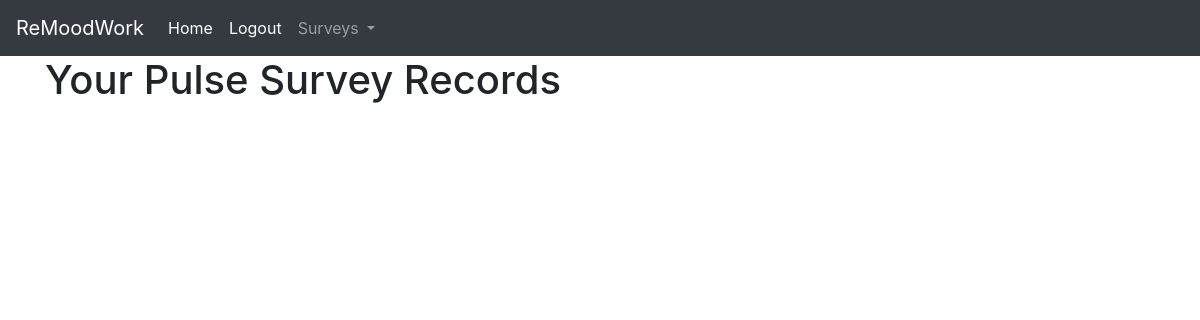
Page / (signed in) on the earlier database version.
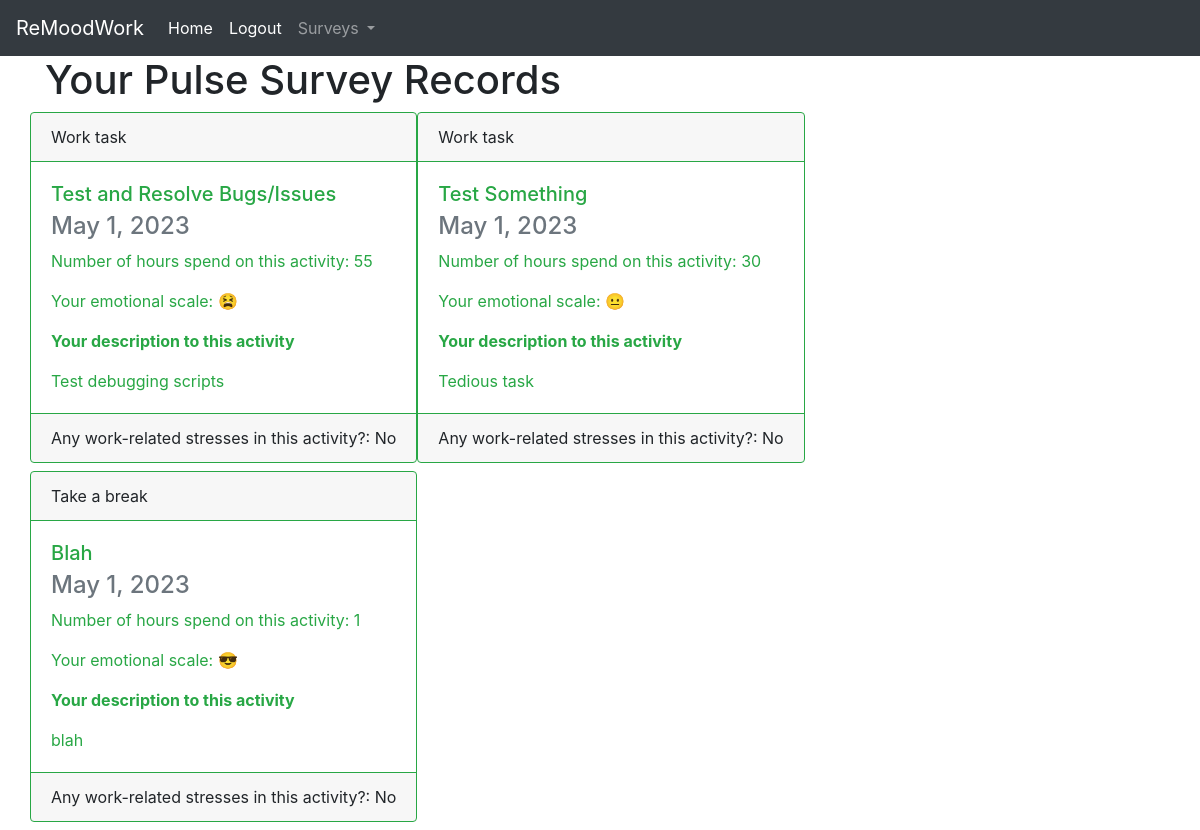
Same page on the later database version.
### workrecords/models.py (models this page shows, shortened)
class PulseSurvey(models.Model):
    ACTIVITY_TYPE_CHOICES = (
        ("WT", "Work task"),
        ("TB", "Take a break"),
        ("DFV", "Day off/vacation")
    )
    EMOJI_STATUS_CHOICE = (
        ("happy", "\N{grinning face}"),
        ("tired", "\N{tired face}"),
        ("illness", "\N{face with thermometer}"),
        ("taking_break_or_vacation", "\N{smiling face with sunglasses}"),
        ("sleeping", "\N{sleeping face}"),
        ("need_help", "\N{confused face}"),
        ("upset", "\N{crying face}"),
        ("normal", "\N{neutral face}")
    )
    WORK_STRESSOR_STATUS_CHOICE = (
        ('YES', 'Yes'),
        ('NO', 'No')
    )
    activity_name = models.CharField(max_length=205)
    activity_type = models.CharField(max_length=20, choices=ACTIVITY_TYPE_CHOICES)
    num_hours = models.CharField(max_length=10)
    emotional_rate_status = models.CharField(max_length=35, choices=EMOJI_STATUS_CHOICE)
    activity_description = models.TextField(blank=True, null=True)
    work_stressor_status = models.CharField(max_length=5, choices=WORK_STRESSOR_STATUS_CHOICE)
    activity_created = models.DateField(auto_now_add=True)
    employee = models.ForeignKey(Employee, on_delete=models.CASCADE, related_name='pulse_survey')

### workrecords/views.py (the view, shortened to what this page needs)
# urls.py: path('', views.home_view, name='remoodwork-home'),
def home_view(request):
    pulse_survey_records, employees_with_same_company_name, employer_exists, employee_exists = [None]*4
    company_name_title = ''
    food_item_lists = None
    employer = None
    if request.user.id:
        curr_user = User.objects.get(pk=request.user.id)
        employer_exists, employee_exists = Employer.objects.filter(user=curr_user)\
            , Employee.objects.filter(user=curr_user)
        if employee_exists.exists():
            employee = Employee.objects.get(user=curr_user)
            pulse_survey_records = PulseSurvey.objects.filter(employee=employee)
    context =  {
        'user_id': request.user.id,
        'employee_pulse_survey_records': pulse_survey_records,
        'employer_employee_list': employees_with_same_company_name,
        'company_name_title': company_name_title,
        'employer': employer,
        'food_items': food_item_lists
    }
    return render(request=request, template_name='workrecords/home_page.html', context=context)

### workrecords/templates/workrecords/home_page.html (shortened to what this page needs)
{% extends 'workrecords/base.html' %}
{% block content %}
{% if user.is_authenticated %}
<div class="container">
  {% if user.job_classification_choice == "EMPLOYER" %}
    <div class="row">
      <div class="col-12">
        <h1>Your Employees at {{ company_name_title }}</h1>
      </div>
      {% for employee in employer_employee_list %}
        {% if employee not in employer.employees.all %}
          <div class="card border-success mb-1" style="max-width: 30rem;">
            <div class="card-body text-success">
              <a href="{% url 'remoodwork-add-employee' request.user.pk employee.user.pk %}"><p> {{ employee.user.full_name }}</p></a>
            </div>
          </div>
        {% else %}
          <div class="card border-success mb-1" style="max-width: 30rem;">
            <div class="card-body text-success">
              <a href="{% url 'remoodwork-pulse-survey' employee.user.pk request.user.pk %}"><p> {{ employee.user.full_name }}</p></a>
            </div>
          </div>
        {% endif %}
      {% endfor %}
    </div>
    <div class="row">
        <div class="col-12">
            <h1>Food items that have already been created</h1>
        </div>
        {% for food_item in food_items %}
            <div class="card border-primary mb-1">
                <div class="card-body">
                    <h6 class="card-title">
                        Food name: {{ food_item.food_name }}</h6>
                    <p class="card-text">
                        Description: {{ food_item.description }}</p>
                    {% if food_item.price %}
                        <h4 class="card-title">
                            Price: {{ food_item.price }}</h4>
                    {% endif %}
                    <h5 class="card-title">
                        Cuisine: {{ food_item.get_cuisine_type_display }}</h5>
                    <h5 class="card-title">
                        Type: {{ food_item.get_food_item_type_display }}</h5>
                    {% if food_item.recipe_url %}
                        <h4 class="card-title">
                            Recipe Link: {{ food_item.recipe_url }}</h4>
                    {% elif food_item.restaurant_name %}
                        <h4 class="card-title">
                            Restaurant name: {{ food_item.restaurant_name }}</h4>
                    {% endif %}
                    <h3 class="card-title">Calories: {{ food_item.calories }}</h3>
                    <h3 class="card-title">
                        Dietary Restrictions: {{ food_item.get_dietary_restrictions_display }}
                    </h3>
                    <h3 class="card-title">
                        Allergy: {{ food_item.get_allergy_display }}
                    </h3>
                </div>
            </div>
        {% endfor %}
    </div>
  {% elif user.job_classification_choice == "EMPLOYEE" %}
    <div class="row">
      <div class="col-12">
        <h1>Your Pulse Survey Records</h1>
      </div>
      {% for pulse_survey in employee_pulse_survey_records %}
          <div class="card border-success mb-2" style="max-width: 30rem;">
            <div class="card-header border-success">{{ pulse_survey.get_activity_type_display }}</div>
            <div class="card-body text-success">
              <h5 class="card-title">{{ pulse_survey.activity_name }}</h5>
              <h4 class="card-subtitle mb-2 text-muted">{{ pulse_survey.activity_created }}</h4>
              <p class="card-text">Number of hours spend on this activity:
                  {{ pulse_survey.num_hours }}</p>
              <p class="card-text">Your emotional scale:
                  {{ pulse_survey.get_emotional_rate_status_display }}</p>
              <p class="card-text"><strong>Your description to this activity</strong></p>
              <p class="card-text">{{ pulse_survey.activity_description }}</p>
            </div>
            <div class="card-footer border-success">Any work-related stresses in this activity?:
                  {{ pulse_survey.get_work_stressor_status_display }}</div>
          </div>
      {% endfor %}
    </div>
  {% endif %}
</div>
{% endif %}
{% endblock content %}

### workrecords/templates/workrecords/base.html (shortened to what this page needs)
<!DOCTYPE html>
<html lang="en">
<head>
    <link rel="stylesheet" href="https://cdn.jsdelivr.net/npm/bootstrap@4.4.1/dist/css/bootstrap.min.css">
</head>
<body>
    <nav class="navbar navbar-expand-lg navbar-dark bg-dark">
      <a class="navbar-brand" href="{% url 'remoodwork-home' %}">ReMoodWork</a>
      <div class="collapse navbar-collapse" id="navbarSupportedContent">
        <ul class="navbar-nav mr-auto">
          <li class="nav-item active">
            <a class="nav-link" href="{% url 'remoodwork-home' %}">Home <span class="sr-only">(current)</span></a>
          </li>
            {% if user.is_authenticated %}
                <li class="nav-item active">
                    <a class="nav-link" href="{% url 'remoodwork-logout-user' %}">Logout</a>
                </li>
                {% if user.job_classification_choice == "EMPLOYEE" %}
                    <li class="nav-item dropdown">
                        <a class="nav-link dropdown-toggle" href="#" id="navbarDropdown" role="button" data-toggle="dropdown" aria-haspopup="true" aria-expanded="false">
                            Surveys
                        </a>
                    </li>
                {% endif %}
          {% endif %}
        </ul>
      </div>
    </nav>
    <div>
        {% block content %}{% endblock content %}
    </div>
</body>
</html>

Differences in the rows shown:
added PulseSurvey: activity_type "Work task", activity_name "Test and Resolve Bugs/Issues", activity_created "May 1, 2023", num_hours "55", emotional_rate_status "😫", activity_description "Test debugging scripts", work_stressor_status "No"
added PulseSurvey: activity_type "Work task", activity_name "Test Something", activity_created "May 1, 2023", num_hours "30", emotional_rate_status "😐", activity_description "Tedious task", work_stressor_status "No"
added PulseSurvey: activity_type "Take a break", activity_name "Blah", activity_created "May 1, 2023", num_hours "1", emotional_rate_status "😎", activity_description "blah", work_stressor_status "No"
